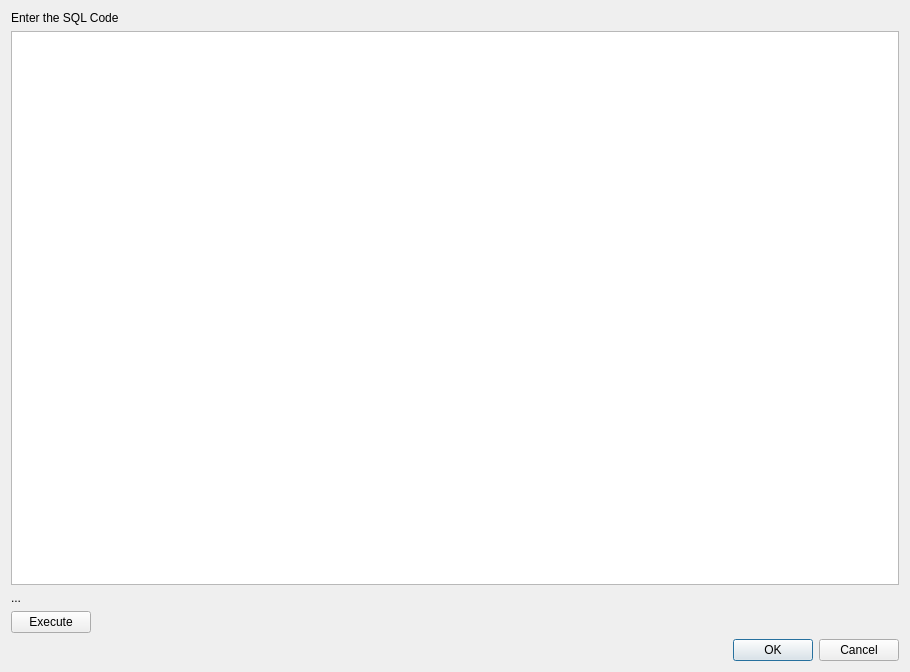
<?xml version="1.0" encoding="UTF-8"?>
<ui version="4.0">
 <class>DlgExecuteSQL</class>
 <widget class="QDialog" name="DlgExecuteSQL">
  <property name="geometry">
   <rect>
    <x>0</x>
    <y>0</y>
    <width>910</width>
    <height>672</height>
   </rect>
  </property>
  <property name="windowTitle">
   <string>Dialog</string>
  </property>
  <layout class="QVBoxLayout" name="verticalLayout">
   <item>
    <widget class="QLabel" name="label">
     <property name="text">
      <string>Enter the SQL Code</string>
     </property>
    </widget>
   </item>
   <item>
    <widget class="QTextEdit" name="te_sql_code"/>
   </item>
   <item>
    <widget class="QLabel" name="lb_result_execute">
     <property name="text">
      <string>...</string>
     </property>
    </widget>
   </item>
   <item alignment="Qt::AlignLeft">
    <widget class="QPushButton" name="bt_execute">
     <property name="text">
      <string>Execute</string>
     </property>
    </widget>
   </item>
   <item>
    <widget class="QDialogButtonBox" name="buttonBox">
     <property name="orientation">
      <enum>Qt::Horizontal</enum>
     </property>
     <property name="standardButtons">
      <set>QDialogButtonBox::Cancel|QDialogButtonBox::Ok</set>
     </property>
    </widget>
   </item>
  </layout>
 </widget>
 <resources/>
 <connections>
  <connection>
   <sender>buttonBox</sender>
   <signal>accepted()</signal>
   <receiver>DlgExecuteSQL</receiver>
   <slot>accept()</slot>
   <hints>
    <hint type="sourcelabel">
     <x>248</x>
     <y>254</y>
    </hint>
    <hint type="destinationlabel">
     <x>157</x>
     <y>274</y>
    </hint>
   </hints>
  </connection>
  <connection>
   <sender>buttonBox</sender>
   <signal>rejected()</signal>
   <receiver>DlgExecuteSQL</receiver>
   <slot>reject()</slot>
   <hints>
    <hint type="sourcelabel">
     <x>316</x>
     <y>260</y>
    </hint>
    <hint type="destinationlabel">
     <x>286</x>
     <y>274</y>
    </hint>
   </hints>
  </connection>
 </connections>
</ui>
